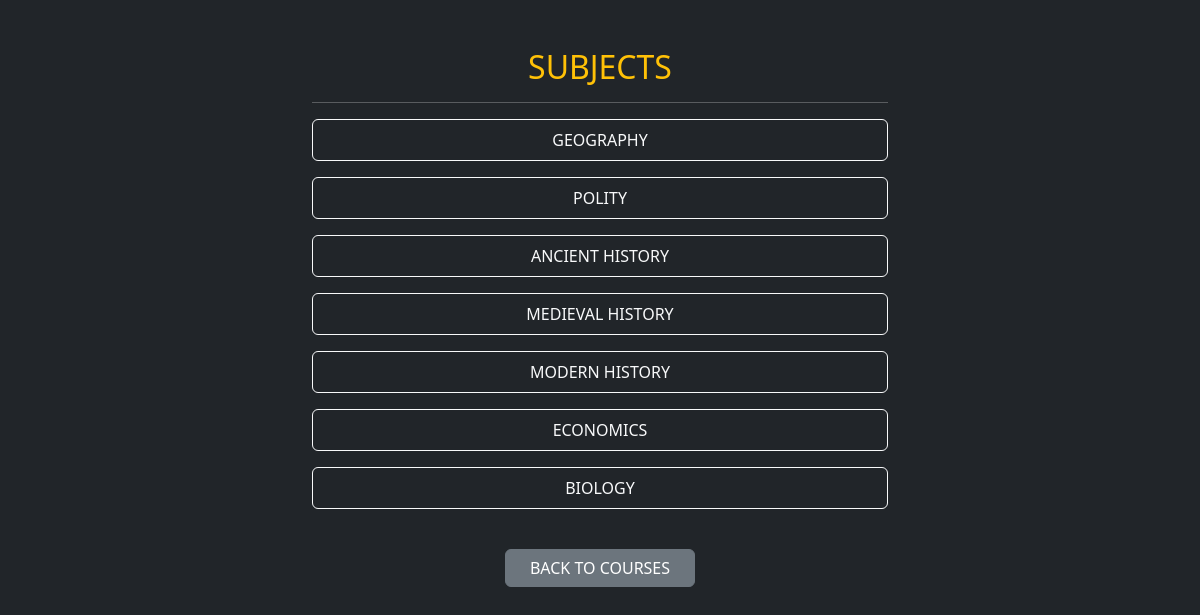
The page /course/1 on the database its author committed.
### tables this page shows
CREATE TABLE subjects(
    id INTEGER PRIMARY KEY AUTOINCREMENT,
    course_id INTEGER,
    name TEXT NOT NULL,
    FOREIGN KEY(course_id) REFERENCES courses(id) ON DELETE CASCADE
);

### app.py (the view)
@app.route("/course/<int:id>")
def subjects(id):
    conn = db()
    data = conn.execute("SELECT * FROM subjects WHERE course_id=?", (id,)).fetchall()
    conn.close()
    return render_template("subjects.html", subjects=data)

### app.py (called while the page is built)
def db():
    conn = sqlite3.connect("database.db")
    conn.row_factory = sqlite3.Row
    conn.execute("PRAGMA foreign_keys = ON")
    return conn

### templates/subjects.html (shortened to what this page needs)
<!DOCTYPE html>
<html>
<head>
    <link href="https://cdn.jsdelivr.net/npm/bootstrap@5.3.2/dist/css/bootstrap.min.css" rel="stylesheet">
</head>
<body class="bg-dark text-white">
<div class="container mt-5" style="max-width:600px;">
    <h2 class="text-warning text-center mb-3">SUBJECTS</h2>
    <hr>
    {% if subjects|length == 0 %}
        <div class="alert alert-secondary text-center">
            No Subjects Available
        </div>
    {% else %}
        {% for s in subjects %}
        <a href="/subject/{{s.id}}"
           class="btn btn-outline-light w-100 mb-3 py-2">
           {{s.name}}
        </a>
        {% endfor %}
    {% endif %}
    <div class="text-center mt-4">
        <a href="/courses" class="btn btn-secondary px-4">BACK TO COURSES</a>
    </div>
</div>
</body>
</html>

### rows shown on the page
subjects: name "GEOGRAPHY"
subjects: name "POLITY"
subjects: name "ANCIENT HISTORY"
subjects: name "MEDIEVAL HISTORY"
subjects: name "MODERN HISTORY"
subjects: name "ECONOMICS"
subjects: name "BIOLOGY"
